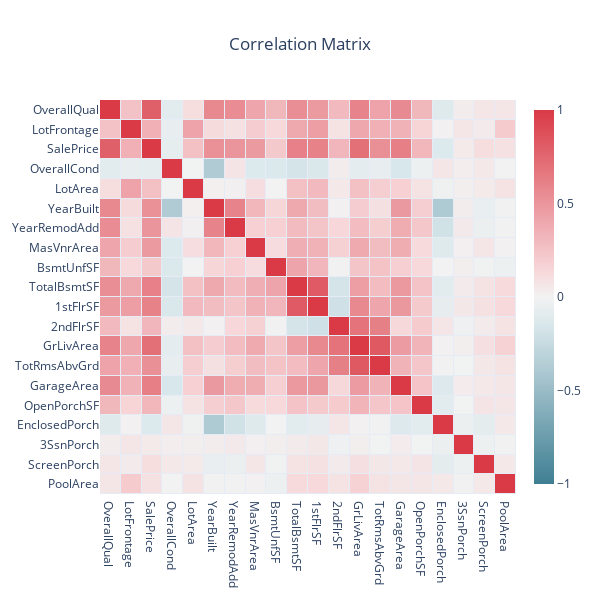

Here is the notebook cell this chart was saved with:
### Markdown cell above
Comparing all the plots is a tedious task, we would like to have all the information on the same graph! Hopefully, we can use the **correlation matrix**, as a tool to visually show all the correlation between features.

<div class="alert alert-warning">
    Check that the three best features you chose in the previous question are the good ones.
</div>

### Code cell
X         = [label for label in data]
N         = data.shape[1]
corr      = (data.corr()).values
# Display the correlation in cells
hovertext = [[f'corr({X[i]}, {X[j]})= {corr[i][j]:.2f}' for j in range(N)] for i in range(N)]

sns_colorscale = [[0.0, '#3f7f93'], 
 [0.071, '#5890a1'],
 [0.143, '#72a1b0'],
 [0.214, '#8cb3bf'],
 [0.286, '#a7c5cf'],
 [0.357, '#c0d6dd'],
 [0.429, '#dae8ec'],
 [0.5, '#f2f2f2'],
 [0.571, '#f7d7d9'],
 [0.643, '#f2bcc0'],
 [0.714, '#eda3a9'],
 [0.786, '#e8888f'],
 [0.857, '#e36e76'],
 [0.929, '#de535e'],
 [1.0, '#d93a46']]


heat = go.Heatmap(z=data.corr(),
                  x=X,
                  y=X,
                  zmin=-1,
                  zmax=1,
                  xgap=1, ygap=1,
                  colorscale=sns_colorscale,
                  colorbar_thickness=20,
                  colorbar_ticklen=3,
                  hovertext=hovertext,
                  hoverinfo='text'
                   )



title = 'Correlation Matrix'               

layout = go.Layout(title_text=title, title_x=0.5, 
                   width=600, height=600,
                   xaxis_showgrid=False,
                   yaxis_showgrid=False,
                   yaxis_autorange='reversed')
   
fig=go.Figure(data=[heat], layout=layout)  
fig.show()

### Figure 1 — Plotly figure (JSON) as saved in the notebook; plotly's stock layout.template omitted (floating-point values rounded to 4 significant figures; data arrays with more than 128 entries replaced by an {"elided": "..."} marker saying what was removed)
{"data": [{"colorbar": {"thickness": 20, "ticklen": 3}, "colorscale": [[0, "#3f7f93"], [0.071, "#5890a1"], [0.143, "#72a1b0"], [0.214, "#8cb3bf"], [0.286, "#a7c5cf"], [0.357, "#c0d6dd"], [0.429, "#dae8ec"], [0.5, "#f2f2f2"], [0.571, "#f7d7d9"], [0.643, "#f2bcc0"], [0.714, "#eda3a9"], [0.786, "#e8888f"], [0.857, "#e36e76"], [0.929, "#de535e"], [1, "#d93a46"]], "hoverinfo": "text", "hovertext": {"elided": "20x20 str values"}, "type": "heatmap", "x": ["OverallQual", "LotFrontage", "SalePrice", "OverallCond", "LotArea", "YearBuilt", "YearRemodAdd", "MasVnrArea", "BsmtUnfSF", "TotalBsmtSF", "1stFlrSF", "2ndFlrSF", "GrLivArea", "TotRmsAbvGrd", "GarageArea", "OpenPorchSF", "EnclosedPorch", "3SsnPorch", "ScreenPorch", "PoolArea"], "xgap": 1, "y": ["OverallQual", "LotFrontage", "SalePrice", "OverallCond", "LotArea", "YearBuilt", "YearRemodAdd", "MasVnrArea", "BsmtUnfSF", "TotalBsmtSF", "1stFlrSF", "2ndFlrSF", "GrLivArea", "TotRmsAbvGrd", "GarageArea", "OpenPorchSF", "EnclosedPorch", "3SsnPorch", "ScreenPorch", "PoolArea"], "ygap": 1, "z": {"elided": "20x20 float values"}, "zmax": 1, "zmin": -1}], "layout": {"height": 600, "title": {"text": "Correlation Matrix", "x": 0.5}, "width": 600, "xaxis": {"showgrid": false}, "yaxis": {"autorange": "reversed", "showgrid": false}}}
